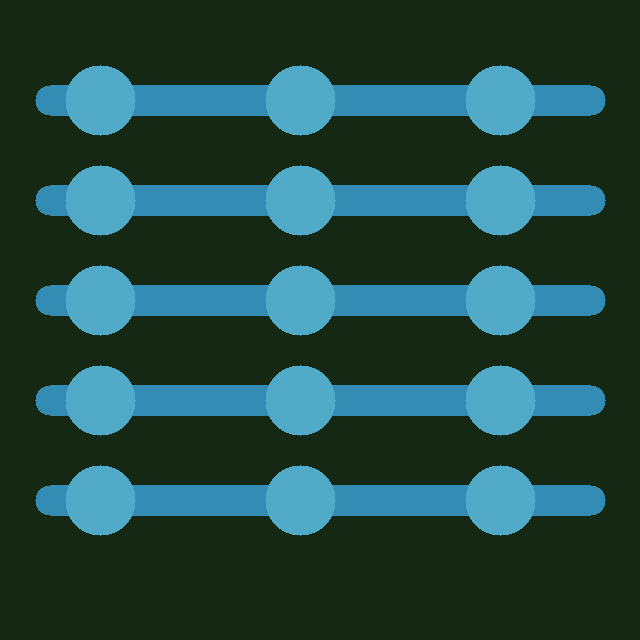
#> input picture data/images/templates/board_01_clean.png, 640 x 640 px
$ python debug_features.py   (older library calls are emulated)
#> lines starting #> are read from the running program, lines starting #| are printed output that depends on the picture; after the words box and inside, x2 and y2 are one past the last pixel; in counts of white or black regions, pixels touching at a corner belong together
#> further down, template is the input picture: shape (640, 640, 3); mean B, G, R 67.2, 72, 32.6
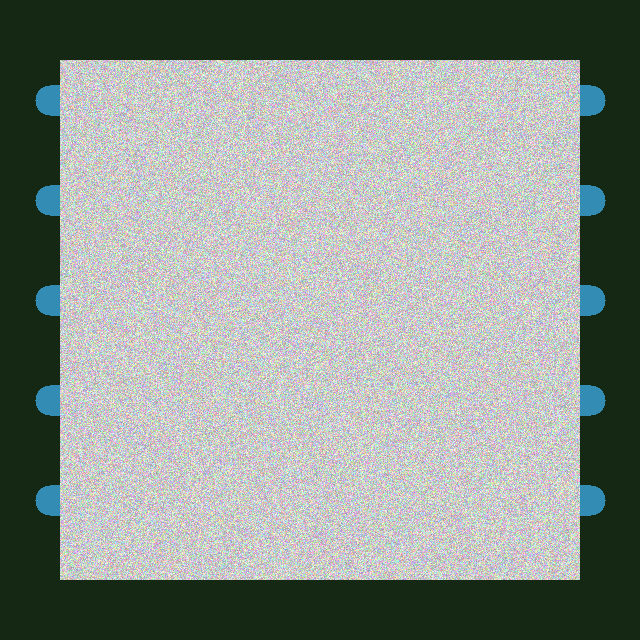
#> input picture data/images/test/board_01_obvious_defect.png, 640 x 640 px
#> further down, obvious is the input picture: shape (640, 640, 3); mean B, G, R 142.8, 148.6, 140.7
### backend/detector.py
import cv2
import numpy as np
import time
from .models import AnalysisResult, DetectedDefect, BBox, FeatureVector
from .scoring import calculate_defect_score

class DefectDetector:
    def __init__(self, config=None):
        self.config = config or {}
        self.threshold = self.config.get("threshold", 30)
        self.min_area = self.config.get("min_area", 20)
        self.min_sharpness = self.config.get("min_sharpness", 0.05)

    def analyze(self, test_image: np.ndarray, template_image: np.ndarray) -> AnalysisResult:
        """
        REAL COMPUTATION: OpenCV absolute difference pipeline.
        """
        t_start = time.perf_counter()

        # Safely handle channels
        if len(test_image.shape) == 2: test_gray = test_image.copy()
        elif test_image.shape[2] == 4: test_gray = cv2.cvtColor(test_image, cv2.COLOR_BGRA2GRAY)
        else: test_gray = cv2.cvtColor(test_image, cv2.COLOR_BGR2GRAY)
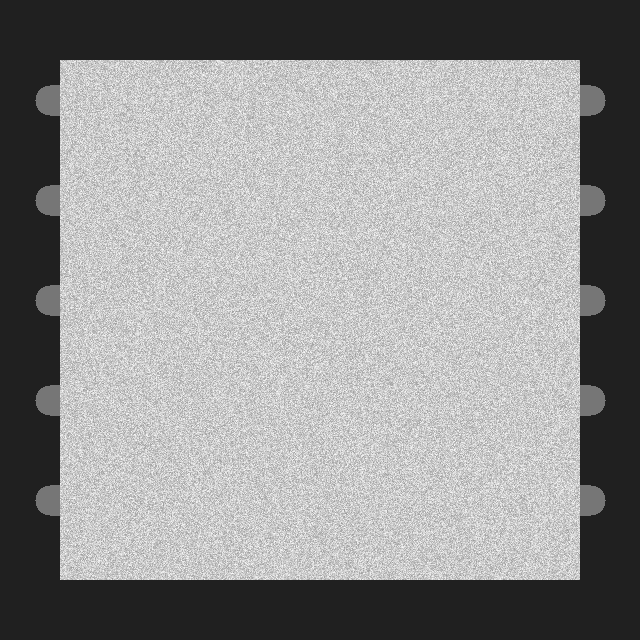
#> test_gray: shape (640, 640); min 32, max 254, mean 145.7

        if len(template_image.shape) == 2: tmpl_gray = template_image.copy()
        elif template_image.shape[2] == 4: tmpl_gray = cv2.cvtColor(template_image, cv2.COLOR_BGRA2GRAY)
        else: tmpl_gray = cv2.cvtColor(template_image, cv2.COLOR_BGR2GRAY)
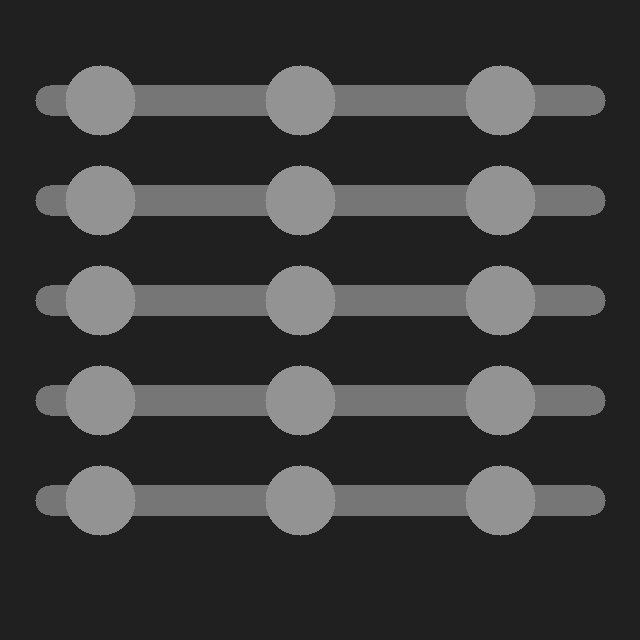
#> tmpl_gray: shape (640, 640); min 32, max 147, mean 60

        # Safely handle size mismatch
        if test_gray.shape != tmpl_gray.shape:
            test_gray = cv2.resize(test_gray, (tmpl_gray.shape[1], tmpl_gray.shape[0]))

        # Align images using Phase Correlation to prevent false positives from slight shifts
        shift, _ = cv2.phaseCorrelate(np.float32(tmpl_gray), np.float32(test_gray))
#> shift = (-0.00409, -0.0712)
        dx, dy = shift
#> dx = -0.00409; dy = -0.0712
        if abs(dx) < tmpl_gray.shape[1]/4 and abs(dy) < tmpl_gray.shape[0]/4:
            M = np.float32([[1, 0, -dx], [0, 1, -dy]])
#> M = [[1, 0, 0.00409], [0, 1, 0.0712]]
            test_gray = cv2.warpAffine(test_gray, M, (tmpl_gray.shape[1], tmpl_gray.shape[0]))

        diff = cv2.absdiff(test_gray, tmpl_gray)
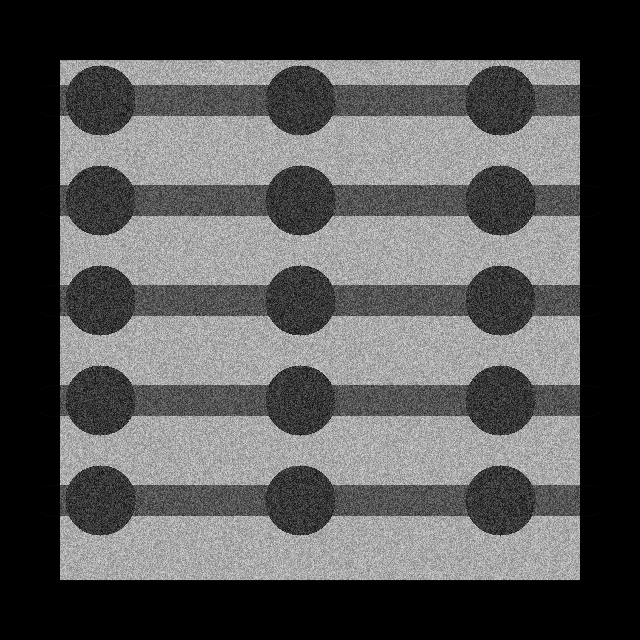
#> diff: shape (640, 640); min 0, max 221, mean 85.7
        diff_blur = cv2.GaussianBlur(diff, (5, 5), 0)

        _, mask = cv2.threshold(diff_blur, self.threshold, 255, cv2.THRESH_BINARY)
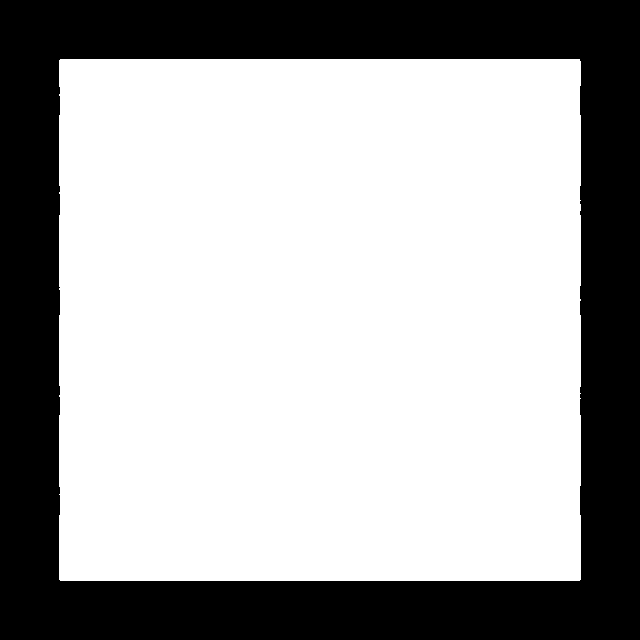
#> mask: shape (640, 640); 66.5% white; 1 black region, box (x1, y1, x2, y2) and area: (0, 0, 640, 640) 137386

        kernel = cv2.getStructuringElement(cv2.MORPH_ELLIPSE, (3, 3))
        mask = cv2.morphologyEx(mask, cv2.MORPH_OPEN, kernel)
#> mask: shape (640, 640); 66.5% white; 1 black region
        mask = cv2.morphologyEx(mask, cv2.MORPH_CLOSE, kernel)

        contours, _ = cv2.findContours(mask, cv2.RETR_EXTERNAL, cv2.CHAIN_APPROX_SIMPLE)
#> contours = 1 contour; box (x1, y1, x2, y2) and area: (59, 59, 581, 581) 271172

        defects = []
        for contour in contours:
            area = cv2.contourArea(contour)
            if area < self.min_area:
                continue
            x, y, w, h = cv2.boundingRect(contour)
            defect_type = self._classify_by_geometry(contour, tmpl_gray, x, y, w, h)
            mean_intensity = float(diff[y:y+h, x:x+w].mean())

            # Simple severity mapping based on area
            if area > 1000: severity = "CRITICAL"
            elif area > 300: severity = "HIGH"
            elif area > 100: severity = "MEDIUM"
            else: severity = "LOW"

            defects.append(DetectedDefect(
                defect_type=defect_type,
                bbox=BBox(x, y, w, h),
                severity=severity,
                area_pixels=int(area),
                mean_intensity=mean_intensity,
                description=f"{severity} {defect_type} detected"
            ))
#> this loop made 1 pass
#> (x, y, w, h, solidity in _classify_by_geometry, aspect in _classify_by_geometry, on_trace in _classify_by_geometry) on pass 1: (59, 59, 522, 522, 0.999, 1, True)
#> pass 1, in _classify_by_geometry, `template_region = template_gray[y:y+h, x:x+w]`:
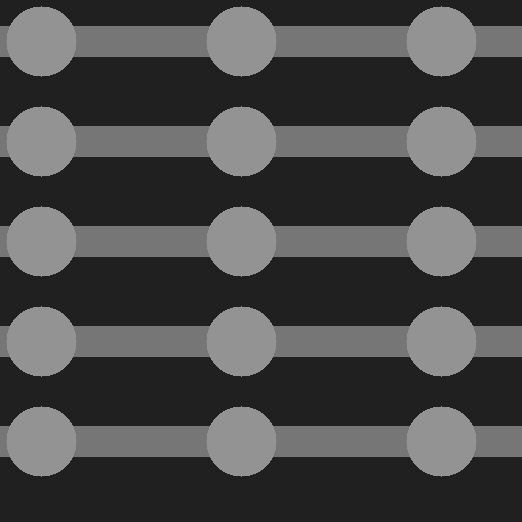
#> template_region: shape (522, 522); min 32, max 147, mean 72
#> after the loop, defects = []

        features = self._extract_features(diff, mask, defects, test_gray)
        defect_score = calculate_defect_score(features)

        heatmap_base64 = None
        heatmap = cv2.applyColorMap(diff, cv2.COLORMAP_JET)
        cv2.imwrite("data/pcb/test/current_diff.jpg", diff)
        cv2.imwrite("data/pcb/test/current_heatmap.jpg", heatmap)

        elapsed = (time.perf_counter() - t_start) * 1000

        return AnalysisResult(
            defects=defects,
            defect_score=defect_score,
            features=features,
            heatmap_base64=heatmap_base64,
            processing_time_ms=elapsed,
            method="template_diff"
        )

    def _classify_by_geometry(self, contour, template_gray, x, y, w, h) -> str:
        area = cv2.contourArea(contour)
        hull = cv2.convexHull(contour)
        solidity = area / max(cv2.contourArea(hull), 1)
        aspect = max(w / max(h, 1), h / max(w, 1))

        template_region = template_gray[y:y+h, x:x+w]
        on_trace = template_region.mean() > 64

        if on_trace and aspect > 2.5:
            return "open_circuit"
        elif not on_trace and solidity > 0.6:
            return "solder_bridge"
        elif not on_trace and area < 80:
            return "spur"
        elif on_trace and solidity < 0.4:
            return "mouse_bite"
        else:
            return "anomaly"

    # [37 lines left out: function _extract_features, not called in this run]

### debug_features.py
import cv2
from backend.detector import DefectDetector

detector = DefectDetector()
template = cv2.imread("data/images/templates/board_01_clean.png")
obvious = cv2.imread("data/images/test/board_01_obvious_defect.png")

#> (the run stopped early here; a loop or call above may not have finished)
